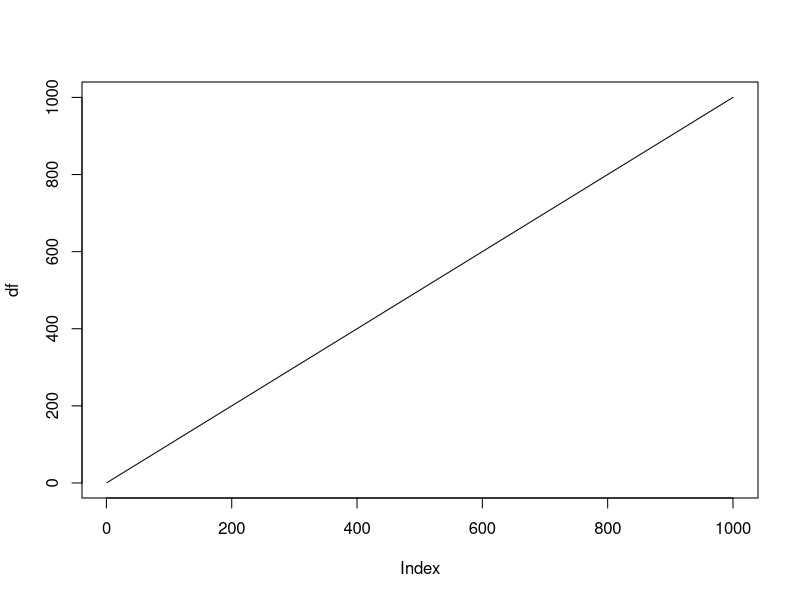

The R script that drew this image:
# Let's practice! 

# Ex 1. Generate a sequence of numbers from 1 to 1000 and save to a variable
df = seq(1,1000)

# Plot df in a line chart
plot(df, type='l')

# Compute the log of the 6th highest value. Hint: you could use order() to order descending (or ascending)
log(df[order(-df)][6])

# Subtract 1 from all uneven numbers. Hint: Use modulus %%. 
df[(df %% 2) == 1] = df[(df %% 2) == 1]-1

# Add dates (starting point doesn't matter as long as its a sequence) of the same length as your variable and add them together to make a data frame. 
# Hint: use seq again. "from" doesnt matter, use length.out.
dates = seq(from = as.Date('2001-01-01'), length.out = length(df), by= "week")
df = data.frame("date" = dates, "y" = df)

# Randomly shuffle the observations over the dates. Hint: use sample() on the sequence of rows.
df$y = df$y[sample(seq(1,nrow(df)))]

# take the sqrt over the generated values
df$y = sqrt(df$y)

# Remove all values above 15
df = df[df$y <= 15,]

# Only keep each third value (1-4-7-10-13-etc). Hint: use seq()
df <- df[seq(1, nrow(df), 3),]

# Remove the top 5 values. Hint: Use order(-y)
df <- df[!df$y %in% head(df$y[order(-df$y)],5),]

# Add a random value that takes as value either FALSE or TRUE and add it to the data frame. Can be any function as long as its not based on any other columns. 
df$random = runif(nrow(df),min=0,max=1) <= 0.5

# Check if the values with TRUE are higher than FALSE. Hint: Try using aggregate().
aggregate(y ~ random, data = df, sum)


